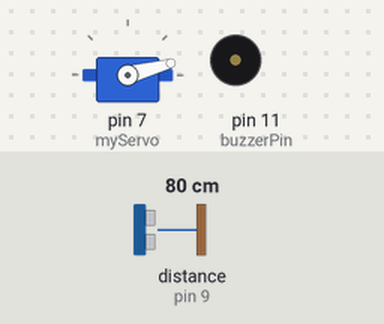
Bench run of a sketch on a simulated Arduino Uno, built with avr-gcc and run on an emulated ATmega328P. Shown: servo, buzzer (waves = sounding, pin HIGH). Wiring (inferred from the names in the program): ultrasonic range finder: trigger pin 8; echo pin 9. Inputs (shaded band) come from the test bench; at power-on: distance to the obstacle (sensor on pin 9) 80 cm. The echo pulse lasts 58.3 µs per cm; pins used as bus, display or sensor lines are not drawn; what the sketch prints to the serial monitor is not drawn.

Above: at 0.01 s.
1.3 s: distance to the obstacle (sensor on pin 9) set to 2 cm
At 2.4 s:
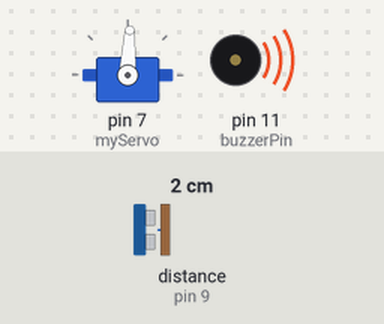
4.3 s: distance to the obstacle (sensor on pin 9) set to 37 cm
7.3 s: distance to the obstacle (sensor on pin 9) set to 45 cm
At 8.4 s:
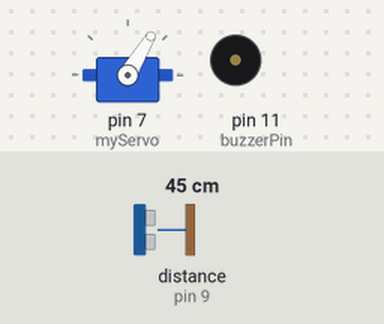
10.3 s: distance to the obstacle (sensor on pin 9) set to 18 cm
At 11.1 s:
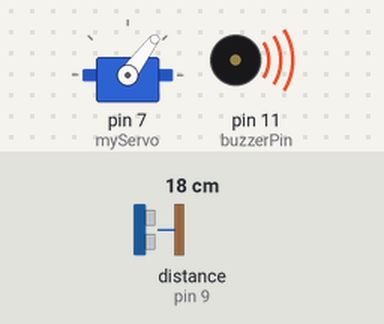
13.3 s: distance to the obstacle (sensor on pin 9) set to 120 cm
At 14.95 s:
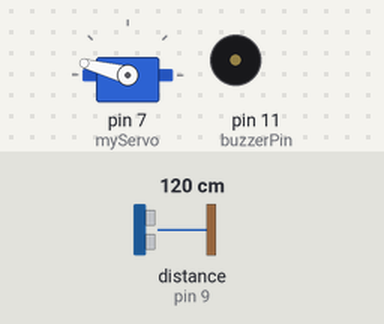
16.3 s: distance to the obstacle (sensor on pin 9) set to 4 cm
At 16.8 s:
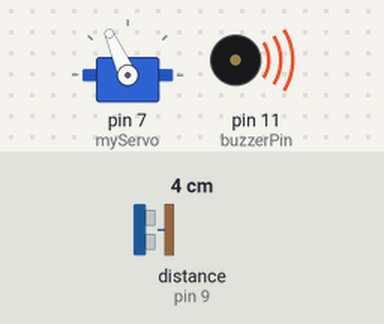
Timing chart, 0 to 20.3 s (numbered marks = the images above; inputs shaded):
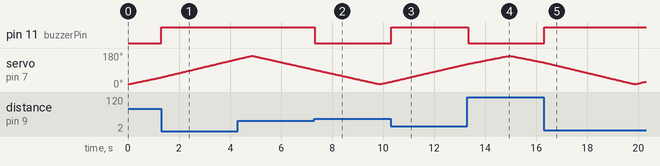

The sketch:

radar.ino
```cpp
#include <Servo.h>

const int trigPin = 8;
const int echoPin = 9;
const int buzzerPin = 11;
const int detectiondistance = 40;

long duration;
int distance;
Servo myServo;

void setup() {
  pinMode(trigPin, OUTPUT);
  pinMode(echoPin, INPUT);
  pinMode(buzzerPin, OUTPUT);

  Serial.begin(9600);
  myServo.attach(7);
}

void loop() {
  for (int i = 15; i <= 165; i++) {
    myServo.write(i);
    delay(30);
    distance = calculateDistance();

    Serial.print(i);
    Serial.print(",");
    Serial.print(distance);
    Serial.print(".");

    if (distance < detectiondistance) {
      digitalWrite(buzzerPin, HIGH);
    } else {
      digitalWrite(buzzerPin, LOW);
    }
  }

  for (int i = 165; i > 15; i--) {
    myServo.write(i);
    delay(30);
    distance = calculateDistance();

    Serial.print(i);
    Serial.print(",");
    Serial.print(distance);
    Serial.print(".");

    if (distance < detectiondistance) {
      digitalWrite(buzzerPin, HIGH);
    } else {
      digitalWrite(buzzerPin, LOW);
    }
  }
}

int calculateDistance() {
  digitalWrite(trigPin, LOW);
  delayMicroseconds(2);
  digitalWrite(trigPin, HIGH);
  delayMicroseconds(10);
  digitalWrite(trigPin, LOW);

  duration = pulseIn(echoPin, HIGH);
  distance = duration * 0.034 / 2;
  return distance;
}
```

Measured:
- the behaviour switches between 40 and 41 cm on distance to the obstacle (sensor on pin 9) (found by bisection; images 1 and 2)
- after the input at 1.3 s, pin 11 (buzzerPin): LOW → HIGH at once
- after the input at 7.3 s, pin 11 (buzzerPin): HIGH → LOW at once
- after the input at 10.3 s, pin 11 (buzzerPin): LOW → HIGH at once
- after the input at 13.3 s, pin 11 (buzzerPin): HIGH → LOW at once
- after the input at 16.3 s, pin 11 (buzzerPin): LOW → HIGH at once
